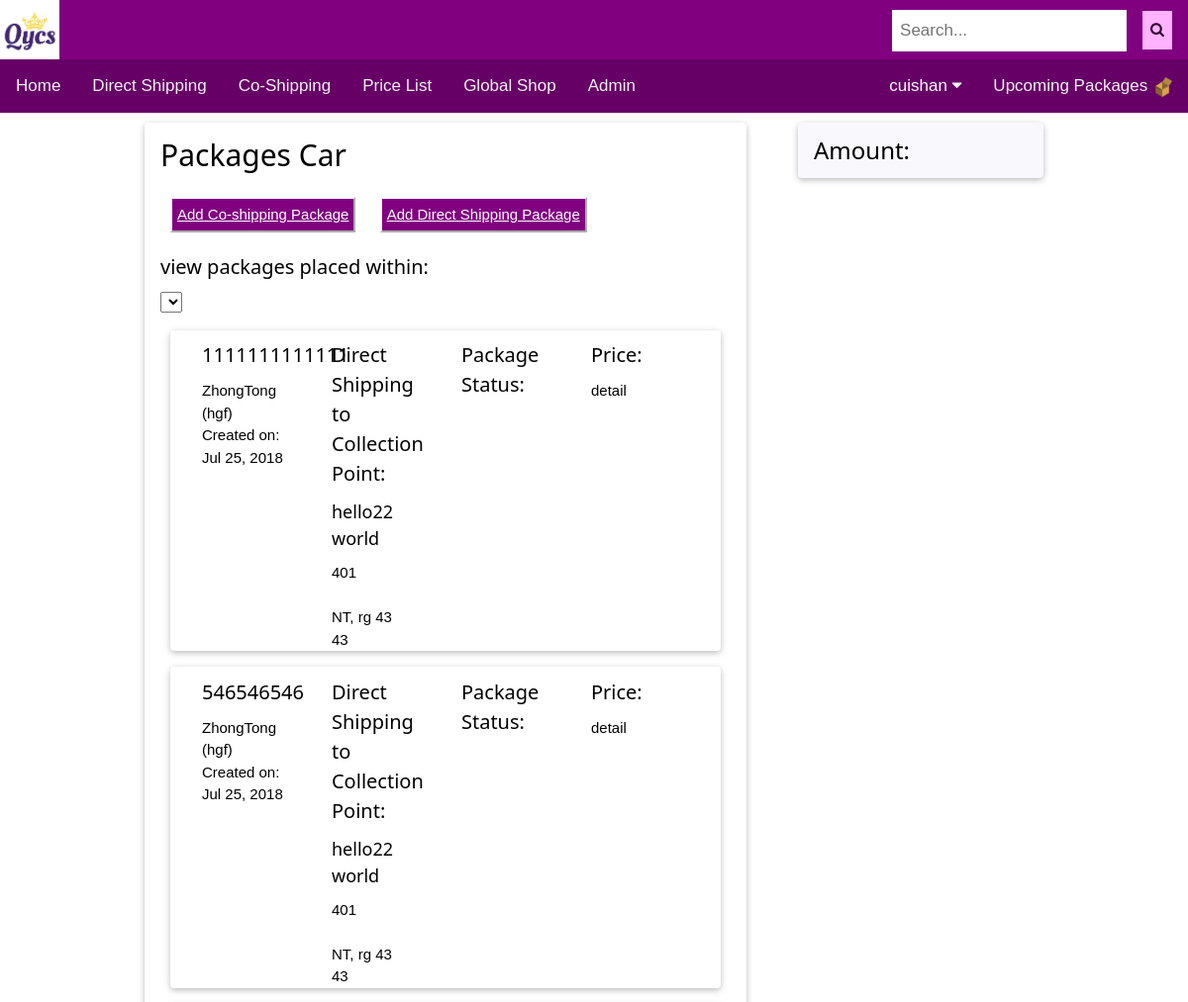
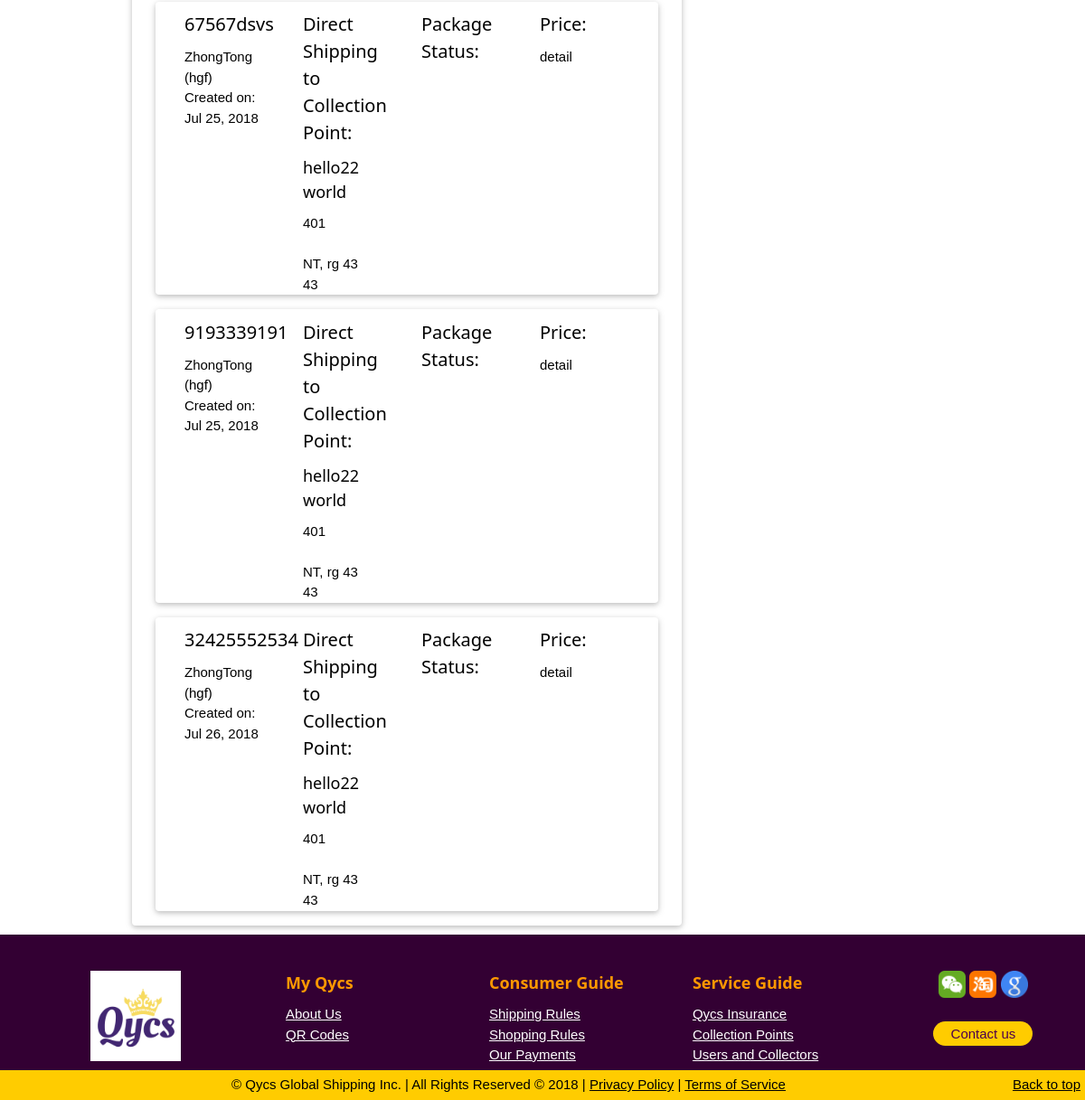
Page /packages/card/ (signed in) on the committed database (2 pictures, top to bottom).
### main/models.py (models this page shows, shortened)
class Service(models.Model):
	TYPE_CHOICE = (
		('Food', 'Food'),
		('Regular', 'Regular'),
		('Luxury', 'Luxury'),
		('Mix', 'Mix'),
	)
	user = models.ForeignKey(User, on_delete=models.DO_NOTHING , related_name='client_user',verbose_name= 'User')
	order = models.BooleanField(default=False,verbose_name= 'Order')
	storage = models.BooleanField(default=False,verbose_name= 'Storage')
	co_shipping = models.NullBooleanField(verbose_name= 'Co-Shipping')
	parent_package = models.ForeignKey(ParentPackage, on_delete=models.DO_NOTHING, blank = True, null=True,verbose_name= 'Parent Package')
	created_date = models.DateTimeField(auto_now_add = True, blank=True, null=True, verbose_name= 'Created on')
	package_type = models.CharField(max_length = 16, choices = TYPE_CHOICE, blank=True, default='',verbose_name = 'Package Type')  # create a choice?
	emp_created = models.ForeignKey(Employee, on_delete=models.DO_NOTHING, blank = True, null=True, related_name='order_created_by_emplloyee',verbose_name= 'Created by Employee (order only)') # for order only
	request_ship_date = models.DateField(blank=True, null=True, verbose_name= 'Requested to Ship on')
	memo = models.TextField(blank=True, default='',verbose_name= 'Memo')
	cust_tracking_num = models.CharField(max_length = 32, blank=True, default='',verbose_name= 'Customer Tracking Number')
	cust_carrier = models.CharField(max_length = 32, blank=True, default='',verbose_name= 'Customer Carrier')# need to set up choice
	low_volume_request = models.BooleanField(default = False,verbose_name= 'Low Volume Request')
	no_rush_request = models.BooleanField(default = False,verbose_name= 'No Rush Request')
	wh_received = models.ForeignKey(Warehouse, on_delete=models.DO_NOTHING, null=True, related_name='received_at_warehouse',verbose_name= 'Warehouse Received')
	wh_received_date = models.DateField(blank=True, null=True,verbose_name= 'Warehouse Received on')
	ready_date = models.DateField(blank=True, null=True, verbose_name= 'Package Ready on')
	emp_pack = models.ForeignKey(Employee, on_delete=models.DO_NOTHING,  blank = True, null=True, related_name='package_repacked_by_employee', verbose_name= 'Packed by Employee')
	weight = models.DecimalField( blank=True, null=True, max_digits=10, decimal_places=2, verbose_name= 'Weight(kg)')
	deposit = models.DecimalField( blank=True, null=True, max_digits=10, decimal_places=2 , verbose_name= 'Deposit Amount')
	deposit_key = models.ForeignKey(Payment, on_delete=models.DO_NOTHING, blank=True, null=True, related_name='deposit_payment_key', verbose_name= 'Deposit Confirmation')
	storage_fee = models.DecimalField( blank=True, null=True, max_digits=10, decimal_places=2, verbose_name= 'Storage Fee')
	shipping_fee = models.DecimalField( blank=True, null=True, max_digits=10, decimal_places=2, verbose_name= 'Shipping Fee')
	currency = models.CharField(max_length = 32, blank=True, default='', verbose_name= 'Currency') # need to set up choice
	paid_key = models.ForeignKey(Payment, on_delete=models.DO_NOTHING,  blank=True, null=True, related_name='paid_payment_key', verbose_name= 'Payment Confirmation')
	ship_to_add = models.ForeignKey(Address, on_delete=models.DO_NOTHING, blank=True, null=True, related_name='ship_to_personal_location', verbose_name= 'Ship to User Address')
	ship_to_col = models.ForeignKey(CollectionPoint, on_delete=models.DO_NOTHING, blank=True, null=True, related_name='ship_to_collection_point', verbose_name= 'Ship to Collection Point')
	receiver = models.ForeignKey(CoReceiver, on_delete=models.DO_NOTHING, blank=True, null=True, verbose_name= 'Receiver')
	ship_to_wh = models.ForeignKey(Warehouse, on_delete=models.DO_NOTHING, blank=True, null=True, related_name='ship_to_warehouse', verbose_name= 'Ship to Warehouse')
	picked_up = models.NullBooleanField(verbose_name= 'User Picked Up')
	picked_up_date = models.DateField(blank=True, null=True, verbose_name= 'User Picked on')
	last_shipped_date = models.DateField(blank=True, null=True, verbose_name= 'Last Shipped on')
	tracking_num = models.CharField(max_length = 20, blank=True, default='', verbose_name= 'Last Tracking Number')
	last_carrier = models.CharField(max_length = 20, blank=True, default='', verbose_name= 'Carrier')# need to set up choice
	status = models.CharField(max_length = 20, blank=True, default='', verbose_name= 'Packasge Status')
	issue = models.TextField(blank=True, default='', verbose_name= 'Package Issue')
	refund_key = models.ForeignKey(Payment, on_delete=models.DO_NOTHING, blank=True, null=True, related_name='refund_payment_key', verbose_name = 'Refund Confirmation')

class Address_Common_Info(models.Model):
	address = models.CharField(max_length=500, default='',verbose_name='地址' )
	apt = models.CharField(blank=True, max_length=10, default='',verbose_name='Apartment' )
	city = models.CharField(max_length=100, default='',verbose_name= 'City')
	state = models.CharField(max_length=100, default='',verbose_name= 'State')
	country = models.CharField(max_length=100, default='',verbose_name= 'Country')
	zipcode = models.CharField(max_length=5, default='', verbose_name= 'Zip Code')
	memo = models.TextField(blank = True, default='', verbose_name= 'Address Meno')
	class Meta:
		abstract = True

class Warehouse(Address_Common_Info):
	name = models.CharField(max_length=100, unique=True, default='',verbose_name= 'Warehouse Name')
	status = models.BooleanField(default = False,verbose_name= 'Avaliable')
	status.boolean = True
	memo = models.TextField(blank=True, default='',verbose_name= 'Memo')
	status.boolean = True

class CollectionPoint(Address_Common_Info):
	collector = models.OneToOneField(
		User,
		on_delete=models.PROTECT,
		primary_key=True,
		verbose_name= 'Collector'
	)
	created_date = models.DateTimeField(auto_now_add = True, blank=True, null=True)
	name = models.CharField(max_length = 16, unique = True, default='', verbose_name= 'Collection Point Name')
	license = models.CharField(max_length = 32, default='',verbose_name= 'License Number')
	license_type = models.CharField(max_length = 32, default='',verbose_name= 'License Type')
	license_image = models.ImageField(upload_to = 'collector_license', blank = 'True')
	id_image = models.ImageField(upload_to = 'collector_id')
	store = models.BooleanField(default = True, verbose_name= 'Store')
	store.boolean = True
	status = models.BooleanField(default = False, verbose_name= 'Avaliable')
	status.boolean = True
	image = models.ImageField(upload_to = 'collector_image', blank ='True')

### main/package_views.py (the view)
# urls.py: path('packages/card/', login_required(pk_views.PackageCardView.as_view()), name='packagecard'),
class PackageCardView(TemplateView):
	template_name = 'main/packagecar.html'
	def get(self, request):
		return render(request, self.template_name,
			{'package_list': Service.objects.filter(user = request.user, paid_key = None)})

### main/templates/main/packagecar.html (shortened to what this page needs)
{% extends "main/base.html" %}
{% block content %}
<div class="w3-cell w3-container w3-mobile">
    <div class="w3-card-2 w3-round w3-container">
		<h2>Packages Car</h2>
		<button><a href="{% url 'collection_points' %}"> Add Co-shipping Package</a></button>
		<button><a href="{% url 'add_direct_shipping' %}"> Add Direct Shipping Package</a></button>
		<h4>view packages placed within:</h4>
		<select>
		</select>
		<br/>
		{% for package in package_list %}
			<div class="w3-card-2 w3-round w3-panel">
		        <div class="w3-quarter w3-container">
		        	<h4>{{package.cust_tracking_num}}</h4>
		        		{{package.cust_carrier}} ({{package.wh_received.country}})<br/>
		        		{% if package.created_date %}
		        			Created on: {{package.created_date|date:"M d, Y" }}<br/>{% endif %}
		    	</div>
				<div class="w3-quarter w3-container">
					{% if package.ship_to_add %}
					<h4>Co-shipping to Collection Point:</h4>
				        <h5>{{package.ship_to_add.location_name}}</h5>
				        {% if not package.ship_to_add.follow_user_infor %}
				            {{package.ship_to_add.last_name}}, {{package.ship_to_add.first_name}}<br/>
				            {% if package.ship_to_add.phone and package.ship_to_add.email %}
				            	{{package.ship_to_add.phone}} | {{package.ship_to_add.email}}<br/>
				            {% elif package.ship_to_add.phone or package.ship_to_add.email %}
				            	{{package.ship_to_add.phone}}{{package.ship_to_add.email}}<br/>
				            {% endif %}
				        {% else %}
				            {{user.last_name}}, {{user.first_name}}<br/>
				            {% if user.userprofile.phone %}
				            	{{user.userprofile.phone}}<br/>{% endif %}
				            {% if user.email %}
				            	{{user.email}}<br/>{% endif %}
				        {% endif %}
			            {{package.ship_to_add.address}}<br/>
			            {% if package.ship_to_add.apt %}
			            {{package.ship_to_add.apt}}<br/>{% endif %}
			            {{package.ship_to_add.city}}, {{package.ship_to_add.state}} {{package.ship_to_add.zipcode}}<br/>
			            {{package.ship_to_add.country}}<br/>
					{% elif package.ship_to_col %}
					<h4>Direct Shipping to Collection Point:</h4>
				        <h5>{{package.ship_to_col.name}}</h5>
				            {{package.ship_to_col.address}}<br/>
				            {{package.ship_to_col.apt}}<br/>
				            {{package.ship_to_col.city}}, {{package.ship_to_col.state}} {{package.ship_to_col.zipcode}}<br/>
				            {{package.ship_to_col.country}}<br/>
					{% endif %}
				</div>
				<div class="w3-quarter w3-container">
					<h4>Package Status:</h4>
				</div>
				<div class="w3-quarter w3-container">
					<h4>Price:</h4>
					<div class="w3-ight"><a>detail</a></div>
				</div>
		    </div>
		{% endfor %}
	</div>
</div>
<div class="w3-container w3-cell w3-mobile" style="width:300px">
    <div class="w3-card-2 w3-round w3-container aside-bar-background-color">
        <h3>Amount:</h3>
    </div>
</div>
{% endblock %}

### main/templates/main/base.html (shortened to what this page needs)
{% load static %}
<!doctype html>
<html lang="en">
  <head>
    <link rel="stylesheet" href="{% static 'css/style.css' %}">
    <link rel="stylesheet" href="{% static 'css/w3.css' %}">
    <link rel="stylesheet" href="https://cdnjs.cloudflare.com/ajax/libs/font-awesome/4.7.0/css/font-awesome.min.css">
</head>
<body>
<header>
    <div class = "navlogo">
      <img src="{% static 'image/logo.png' %}" alt="logo" width="60" height="60" />
      <div class ="search">
        <input type="text" placeholder="Search..." name="search">
        <button type="submit"><i class="fa fa-search"></i></button>
      </div>
    </div>
</header>
<div class="w3-bar">
    <div class="topnav " id="myTopnav">
      <a href="{% url 'home' %}">Home</a>
      <a href="{% url 'add_direct_shipping' %}">Direct Shipping</a>
      <a href="{% url 'collection_points' %}">Co-Shipping</a>
      <a href="">Price List</a>
      <a href="">Global Shop</a>
      <a href="/admin">Admin</a>
      <div class="topnav-right">
          {% if user.is_authenticated %}
            <div class="dropdown">
              <button class="dropbtn">{{user.username}}
                <i class="fa fa-caret-down"></i>
              </button>
            </div>
          {% endif %}
        <a href="{% url 'packagecard' %}">Upcoming Packages
        <img src="{% static 'image/box.png' %}" width="20" height="20"></a>
      </div>
  </div>
</div>
  <div class="w3-cell-row w3-mobile" style="width:80%;margin-left:auto;margin-right: auto">
  {% block content %}
  {% endblock %}
  </div>
    <div id="footer">
      <div class="w3-row">
        <div class="w3-quarter w3-container">
          <center><h5><a href="{% url 'home' %}"><img width="100" height="100" src="{% static 'image/logo.png'%}"></a></h5></center>
        </div>
        <div class = "w3-threequarter">
          <div class="w3-quarter w3-container">
                <h5 class="w3-text-orange" >My Qycs</h5>
                <a class="w3-text-white w3-medium" href="">About Us</a><br/>
                <a class="w3-text-white w3-medium" href="">QR Codes</a><br/>
          </div>
          <div class="w3-quarter w3-container">
                <h5 class="w3-text-orange" >Consumer Guide</h5>
                <a class="w3-text-white w3-medium" href="">Shipping Rules</a><br/>
            <a class="w3-text-white w3-medium" href="">Shopping Rules</a><br/>
            <a class="w3-text-white w3-medium" href="">Our Payments</a><br/>
          </div>
          <div class="w3-quarter w3-container">
            <h5 class="w3-text-orange">Service Guide</h5>
            <a class="w3-text-white w3-medium" href="">Qycs Insurance</a><br/>
            <a class="w3-text-white w3-medium" href="">Collection Points</a><br/>
            <a class="w3-text-white w3-medium" href="">Users and Collectors</a>
          </div>
          <div class="w3-quarter w3-container">
            <div class="social-networks">
              <a href="#" class="wechat"><img src="{% static 'image/wechat.ico' %}" width="30" height="30"></a>
              <a href="#" class="taobao"><img src="{% static 'image/taobao.ico' %}" width="30" height="30"></a>
              <a href="#" class="google"><img src="{% static 'image/google.ico' %}" width="30" height="30"></a>
            </div>
            <button type="button" class="btn btn-default">Contact us</button><br/>
          </div>
        </div>
      </div>
    </div>
    <div class="footer-copyright">
                &copy; Qycs Global Shipping Inc. | All Rights Reserved © 2018 |
      <a href="">Privacy Policy</a> | <a href="">Terms of Service</a>
      <span class="float-right"> <a href="">Back to top</a></span>
    </div>
</body>
</html>

### rows in the picture
Service: cust_tracking_num "1111111111111", cust_carrier "ZhongTong", wh_received.country "hgf", created_date "Jul 25, 2018", ship_to_col.name "hello22 world", ship_to_col.address "401", ship_to_col.city "NT", ship_to_col.state "rg", ship_to_col.zipcode "43", ship_to_col.country "43"
Service: cust_tracking_num "546546546", cust_carrier "ZhongTong", wh_received.country "hgf", created_date "Jul 25, 2018", ship_to_col.name "hello22 world", ship_to_col.address "401", ship_to_col.city "NT", ship_to_col.state "rg", ship_to_col.zipcode "43", ship_to_col.country "43"
Service: cust_tracking_num "67567dsvs", cust_carrier "ZhongTong", wh_received.country "hgf", created_date "Jul 25, 2018", ship_to_col.name "hello22 world", ship_to_col.address "401", ship_to_col.city "NT", ship_to_col.state "rg", ship_to_col.zipcode "43", ship_to_col.country "43"
Service: cust_tracking_num "9193339191", cust_carrier "ZhongTong", wh_received.country "hgf", created_date "Jul 25, 2018", ship_to_col.name "hello22 world", ship_to_col.address "401", ship_to_col.city "NT", ship_to_col.state "rg", ship_to_col.zipcode "43", ship_to_col.country "43"
Service: cust_tracking_num "32425552534", cust_carrier "ZhongTong", wh_received.country "hgf", created_date "Jul 26, 2018", ship_to_col.name "hello22 world", ship_to_col.address "401", ship_to_col.city "NT", ship_to_col.state "rg", ship_to_col.zipcode "43", ship_to_col.country "43"

### other values in the picture
{{ user.username }} "cuishan"
